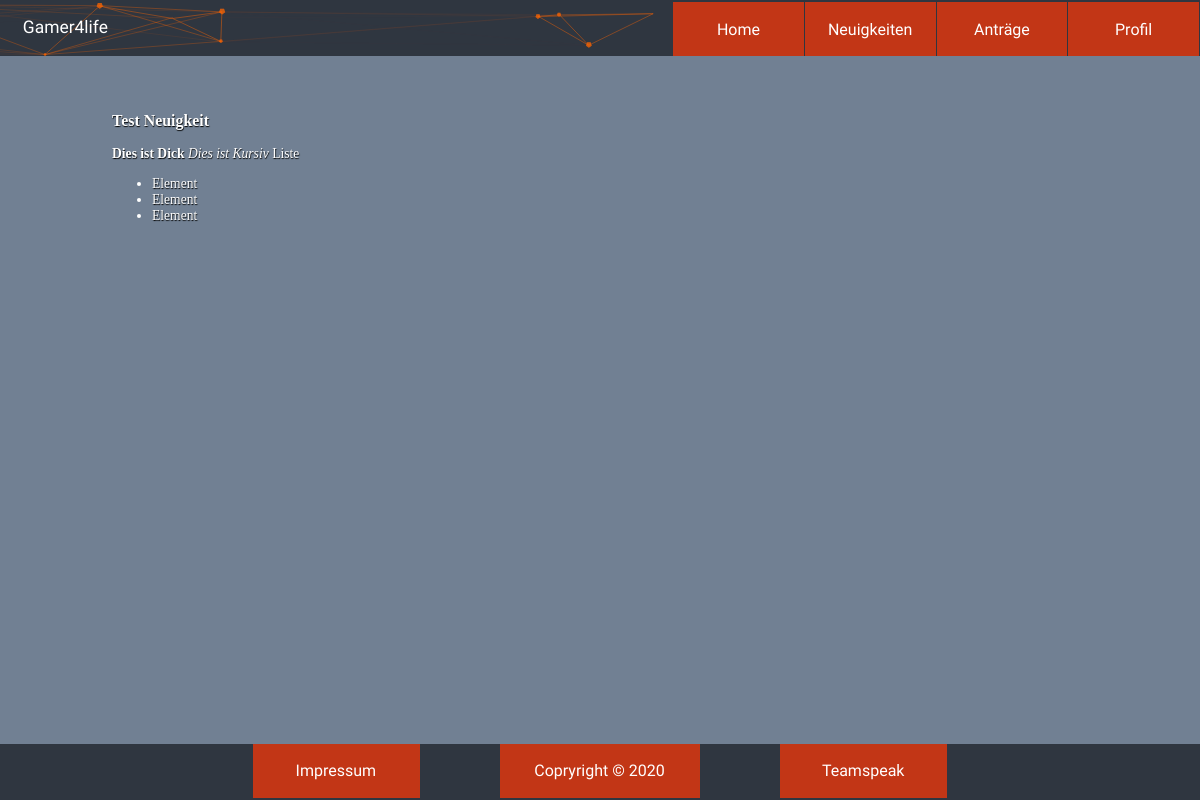
/page/news.php (signed in), run on the app's committed database.
### tables this page shows
CREATE TABLE neuigkeiten(
		id INTEGER PRIMARY KEY AUTOINCREMENT,
		uid_creator INTEGER NOT NULL,
		header VARCHAR NOT NULL,
		neuigkeit TEXT NOT NULL,
		created_at TIMESTAMP NOT NULL DEFAULT CURRENT_TIMESTAMP);

### page/news.php (the view, shortened to what this page needs)
<?php
$db = new SQLite3("../database/database.db");
include 'main.php';
?>
<!DOCTYPE html>
<html>
<head>
	<link rel="stylesheet" type="text/css" href="css/style.css">
	<link rel="stylesheet" type="text/css" href="css/footer.css">
</head>
<body>
<?php
if(isset($_SESSION['uid']))
{
	echo getNavigationbar($db, $_SESSION['uid']);
}else{
 	echo getNavigationbar($db);
}
?>
<div class="content">
	<?php
		$posts = getNewsPosts($db);
		while ($dbsatz = $posts->fetchArray()) {
			$text .=" <div class='inner-item'>
						<div class='post'>
						<h3>".$dbsatz['header']."</h3>
						<div id='post_body'>
						".$dbsatz['neuigkeit']."
						</div>
						</div>
					</div>";
		}
		echo $text;
	?>
</div>
<?php
	echo getFooter();
?>
</body>
</html>

### page/css/style.css (style rules this page uses)
body, html { background: #718093; margin: 0; padding: 0; font-size: 50%; }
.content { margin: 14rem; font-size: 1.7rem; color: #fff; text-shadow: 0.5px 0.5px 1px #000; }

### data on the page
neuigkeiten: header "Test Neuigkeit", neuigkeit "Dies ist Dick Dies ist Kursiv Liste Element Element Element"
